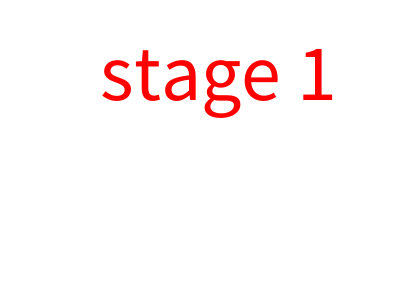
Frame 1 (no input)
Frame 60 (the mouse pressed at the canvas centre just before this capture): identical to frame 1, image omitted
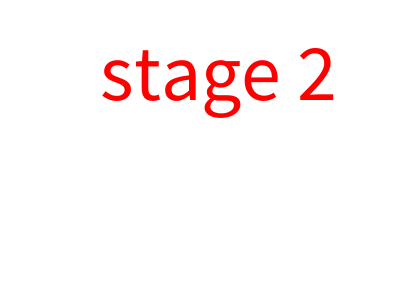
Frame 120 (the mouse held since frame 60 and released just before this capture)

The Processing sketch that drew these frames (run headless with seeded random() and noise(); from frame 60 on, the mouse is pressed at the canvas centre):

// Processing sketch: week08_simple_stage
// ── week08_simple_stage.pde
void setup(){
 size(400,300);
}
int stage=1;
void draw(){
   background(255);
   textSize(80);
   fill(255,0,0);
   if(stage==1){
    text("stage 1",100,100);
   }else if(stage==2){
    text("stage 2",100,100); 
   }
}
void mousePressed(){
 if(stage==1) stage=2;
 else if (stage==2) stage=1;
}
